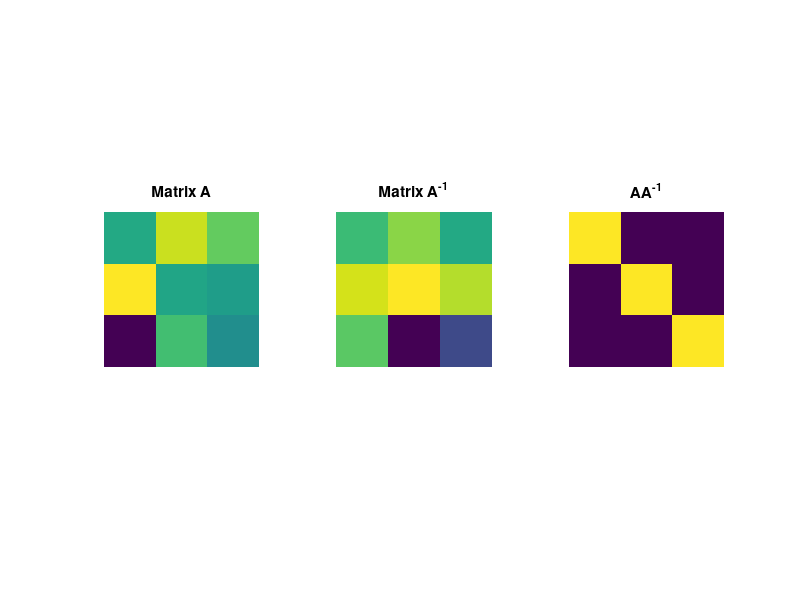
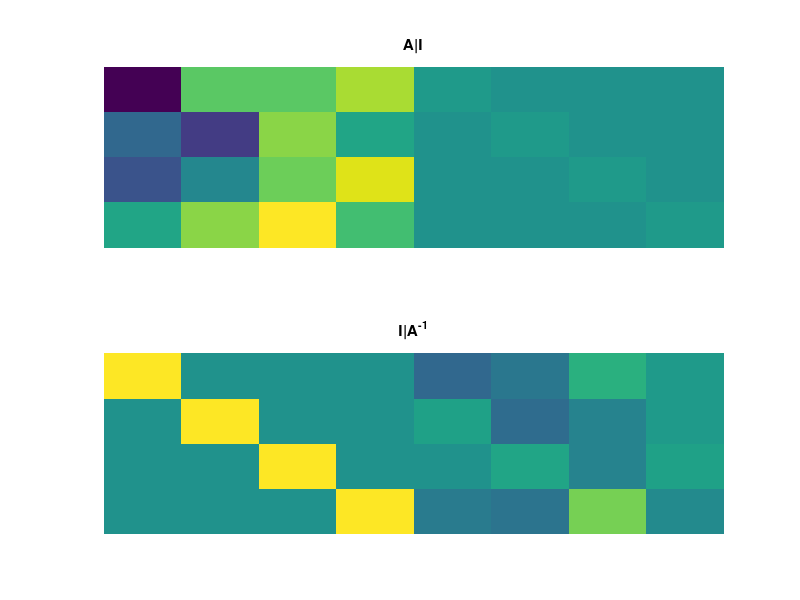
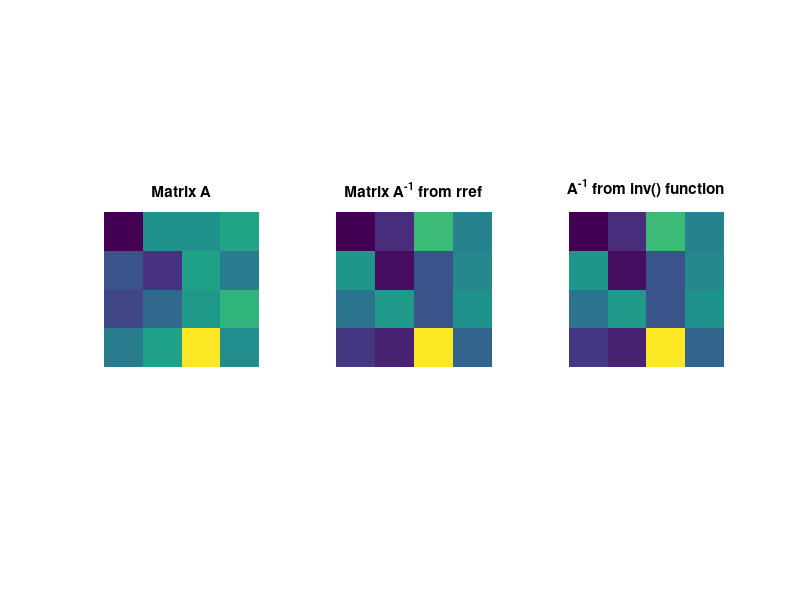
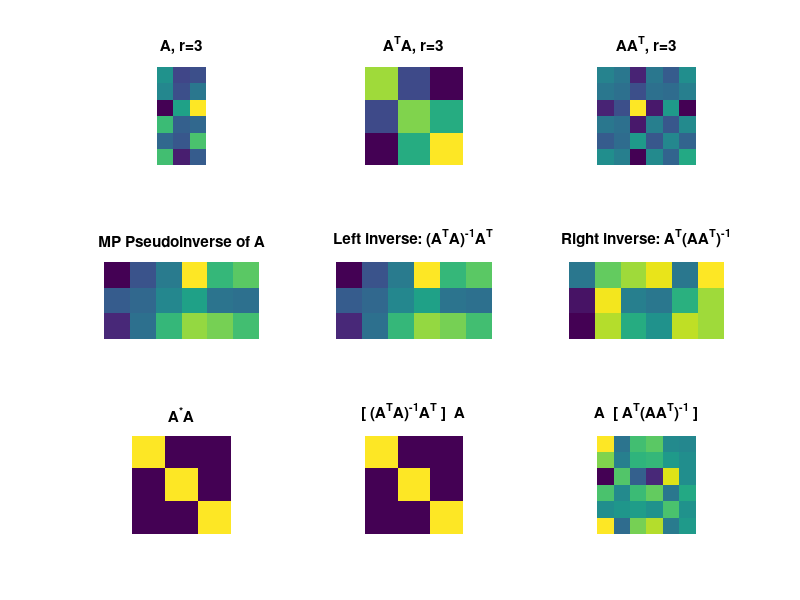

Source code (MATLAB) for these figures, in order:
%%
%     COURSE: Linear algebra: theory and implementation
%    SECTION: Matrix inverse
%      VIDEO: Concept and uses of the inverse
% Instructor: sincxpress.com
% Course url: https://www.udemy.com/course/linear-algebra-theory-and-implementation/?couponCode=202110
% 
%%

% size of square matrix
m = 3;

% generate random matrix
A = randn(m);

% compute its inverse
Ainv = inv(A);

% and check the multiplication
id = A*Ainv;


% show in an image
figure(1), clf
subplot(131), imagesc(A)
title('Matrix A'), axis square, axis off

subplot(132), imagesc(Ainv)
title('Matrix A^{-1}'), axis square, axis off

subplot(133), imagesc(id)
title('AA^{-1}'), axis square, axis off

%%
%     COURSE: Linear algebra: theory and implementation
%    SECTION: Matrix inverse
%      VIDEO: Computing the inverse via row reduction
% Instructor: sincxpress.com
% 
%%

% matrix size
m = 4;

% random integers matrix
A = round( 10*randn(m) );

% augment A and identity
Aaug = [ A eye(m) ];
size(Aaug)

% rref
Asol = rref(Aaug);

Ainvrref = Asol(:,m+1:end);
Ainv = inv(A);


% show the augemented matrices
figure(2), clf
subplot(211), imagesc(Aaug)
title('A|I'), axis off
set(gca,'clim',[-1 1]*max(abs(Aaug(:)))*.5)

subplot(212), imagesc(Asol)
title('I|A^{-1}'), axis off
set(gca,'clim',[-1 1]*max(abs(Asol(:)))*.25)


% show the square matrices
figure(3), clf
subplot(131), imagesc(A)
title('Matrix A'), axis square, axis off

subplot(132), imagesc(Ainvrref)
title('Matrix A^{-1} from rref'), axis square, axis off

subplot(133), imagesc(Ainv)
title('A^{-1} from inv() function'), axis square, axis off


%%
%     COURSE: Linear algebra: theory and implementation
%    SECTION: Matrix inverse
%      VIDEO: Left inverse and right inverse
% Instructor: sincxpress.com
% 
%%

% m>n for left inverse,
% m<n for right inverse
m = 6;
n = 3;

% create matrices
A = randn(m,n);
AtA = A'*A;
AAt = A*A';

% inspect ranks
disp([ 'Rank of A^TA: ' num2str(rank(AtA)) ])
disp([ 'Rank of AA^T: ' num2str(rank(AAt)) ])

% left inverse
Aleft = inv(AtA)*A';

% right inverse
Aright = A'*inv(AAt);

% now test!
I_left  = Aleft  * A;
I_right = A * Aright;

% and then test using the inverse function
AtA_inv = inv(AtA);
I_AtA   = AtA_inv * AtA;

AAt_inv = inv(AAt);
I_AAt   = AAt_inv * AAt;


% show images
figure(4), clf
subplot(331), imagesc(A), axis image, axis off
title([ 'A, r=' num2str(rank(A)) ])

subplot(332), imagesc(AtA), axis image, axis off
title([ 'A^TA, r=' num2str(rank(AtA)) ])

subplot(333), imagesc(AAt), axis image, axis off
title([ 'AA^T, r=' num2str(rank(AAt)) ])

subplot(335), imagesc(Aleft), axis image, axis off
title('Left inverse: (A^TA)^{-1}A^T')

subplot(336), imagesc(Aright), axis image, axis off
title('Right inverse: A^T(AA^T)^{-1}')

subplot(338), imagesc(I_left), axis image, axis off
title('[ (A^TA)^{-1}A^T ]  A')

subplot(339), imagesc(I_right), axis image, axis off
title('A  [ A^T(AA^T)^{-1} ]')


%%
%     COURSE: Linear algebra: theory and implementation
%    SECTION: Matrix inverse
%      VIDEO: The pseudoinverse, part 1
% Instructor: sincxpress.com
% 
%%

%% run the code from the previous video before running this cell!

% pseudoinverse of rectangular matrix A
pseudoInvA = pinv(A);

subplot(334), imagesc(pseudoInvA), axis image, axis off
title('MP Pseudoinverse of A')


subplot(337), imagesc(pseudoInvA*A), axis image, axis off
title('A^*A')

%%

% create random matrix
n = 50;
A = randn(n);

% make rank deficient by repeating a column
A(:,end) = A(:,end-1);

% rank of A!
rank(A)


% compute the pseudoinverse
Ai = pinv(A);


% and show the matrices
figure(5), clf
subplot(221), imagesc(A), axis square, axis off
title('A'), set(gca,'fontsize',20)

subplot(222), imagesc(Ai), axis square, axis off
title('A^*'), set(gca,'fontsize',20)

subplot(223), imagesc(Ai*A), axis square, axis off
title('A^*A'), set(gca,'fontsize',20)

subplot(224), imagesc(A*Ai), axis square, axis off
title('AA^*'), set(gca,'fontsize',20)

%% done.

% Interested in more courses? See sincxpress.com 
% Use code MXC-DISC4ALL for the lowest price for all courses.
